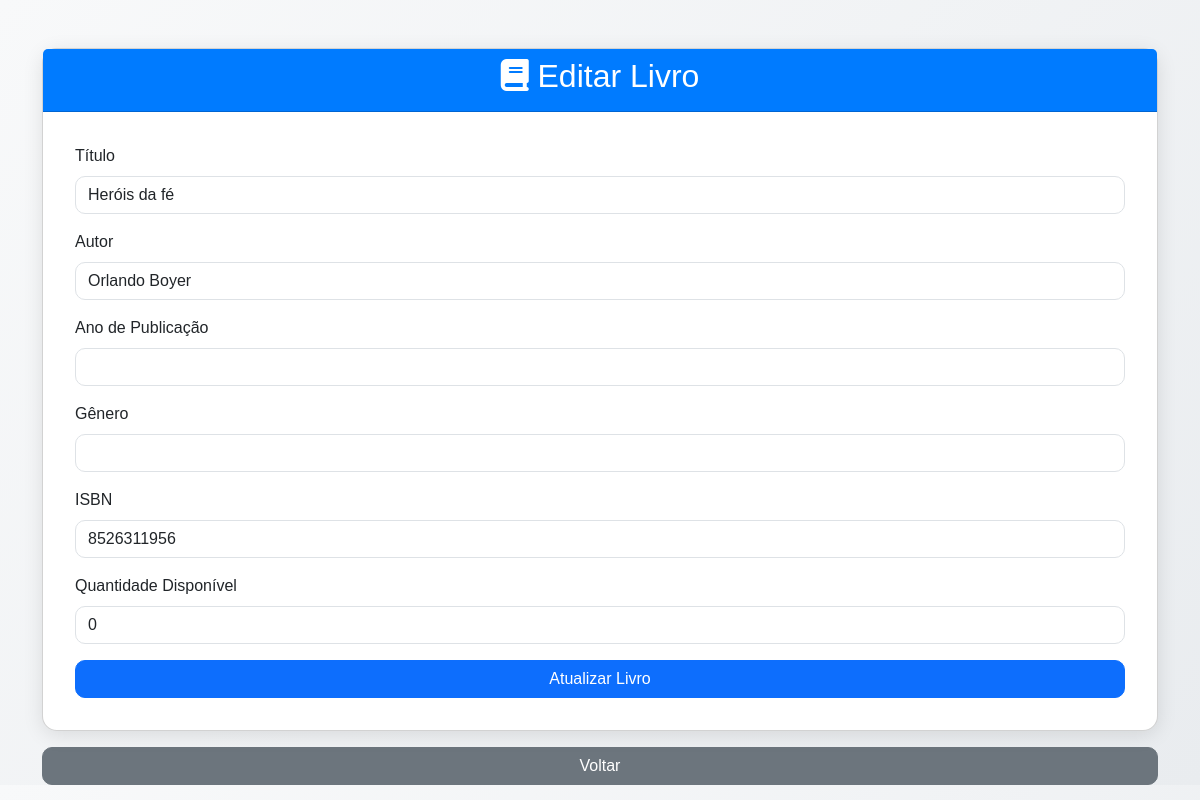
/frontend/editar_livro.php?id=2 (signed in), run on the app's committed database.
### tables this page shows
CREATE TABLE `livros` (
  `id` int(11) NOT NULL,
  `titulo` varchar(255) NOT NULL,
  `autor` varchar(255) NOT NULL,
  `isbn` varchar(20) NOT NULL,
  `capa_url` varchar(700) DEFAULT NULL,
  `descricao` text DEFAULT NULL,
  `categoria` varchar(100) DEFAULT NULL,
  `ano_publicacao` varchar(4) NOT NULL,
  `genero` varchar(100) NOT NULL,
  `quantidade` int(100) NOT NULL
);

### backend/editar_livro.php (called while the page is built, shortened)
<?php
require '../includes/conn.php';
$id = $_GET['id'];
$sql = "SELECT * FROM livros WHERE id = ?";
$stmt = $conn->prepare($sql);
$stmt->bind_param("i", $id);
$stmt->execute();
$result = $stmt->get_result();
$livro = $result->fetch_assoc();
?>

### frontend/editar_livro.php (the view, shortened to what this page needs)
<?php
include('../backend/editar_livro.php')
?>
<!DOCTYPE html>
<html lang="pt">
<head>
    <link href="https://cdn.jsdelivr.net/npm/bootstrap@5.3.0/dist/css/bootstrap.min.css" rel="stylesheet">
    <link rel="stylesheet" href="https://cdnjs.cloudflare.com/ajax/libs/font-awesome/6.4.2/css/all.min.css">
    <link rel="stylesheet" href="_css/editar_livro.css">
</head>
<body>
    <div class="container mt-5">
        <div class="card">
            <div class="card-header">
                <h2><i class="fas fa-book"></i> Editar Livro</h2>
            </div>
            <div class="card-body">
                <form method="POST">
                    <div class="mb-3">
                        <label for="titulo" class="form-label">Título</label>
                        <input type="text" class="form-control" name="titulo" value="<?php echo $livro['titulo']; ?>" required>
                    </div>
                    <div class="mb-3">
                        <label for="autor" class="form-label">Autor</label>
                        <input type="text" class="form-control" name="autor" value="<?php echo $livro['autor']; ?>" required>
                    </div>
                    <div class="mb-3">
                        <label for="ano_publicacao" class="form-label">Ano de Publicação</label>
                        <input type="text" class="form-control" name="ano_publicacao" value="<?php echo $livro['ano_publicacao']; ?>" required>
                    </div>
                    <div class="mb-3">
                        <label for="genero" class="form-label">Gênero</label>
                        <input type="text" class="form-control" name="genero" value="<?php echo $livro['genero']; ?>" required>
                    </div>
                    <div class="mb-3">
                        <label for="isbn" class="form-label">ISBN</label>
                        <input type="text" class="form-control" name="isbn" value="<?php echo $livro['isbn']; ?>" required>
                    </div>
                    <div class="mb-3">
                        <label for="quantidade" class="form-label">Quantidade Disponível</label>
                        <input type="number" class="form-control" name="quantidade" value="<?php echo $livro['quantidade']; ?>" required>
                    </div>
                    <button type="submit" class="btn btn-primary w-100">Atualizar Livro</button>
                </form>
            </div>
        </div>
        <a href="visualizar_livros.php" class="btn btn-secondary mt-3 w-100">Voltar</a>
    </div>
</body>
</html>

### frontend/_css/editar_livro.css (style rules this page uses)
body { background: linear-gradient(135deg, #f8f9fa, #e9ecef); font-family: 'Arial', sans-serif; }
.card { border-radius: 15px; box-shadow: 0px 4px 20px rgba(0, 0, 0, 0.1); }
.card-header { border-radius: 15px 15px 0 0; background-color: #007bff; color: white; text-align: center; }
.card-body { padding: 2rem; }
.form-control { border-radius: 10px; }
.btn-primary { border-radius: 10px; }
.btn-secondary { background-color: #6c757d; color: white; border-radius: 10px; }

### data on the page
livros: titulo "Heróis da fé", autor "Orlando Boyer", isbn "8526311956", quantidade "0"
